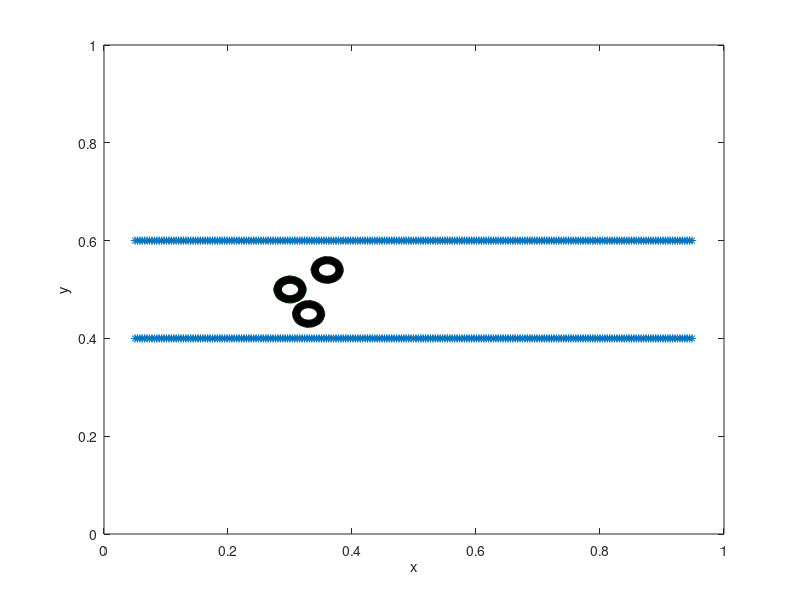

MATLAB code to generate this figure:
%-------------------------------------------------------------------------------------------------------------------%
%
% IB2d is an Immersed Boundary Code (IB) for solving fully coupled non-linear 
% 	fluid-structure interaction models. This version of the code is based off of
%	Peskin's Immersed Boundary Method Paper in Acta Numerica, 2002.
%
% Author: Nicholas A. Battista
% Email:  nick.battista@unc.edu
% Date Created: May 27th, 2015
% Institution: UNC-CH
%
% This code is capable of creating Lagrangian Structures using:
% 	1. Springs
% 	2. Beams (*torsional springs)
% 	3. Target Points
%	4. Muscle-Model (combined Force-Length-Velocity model, "HIll+(Length-Tension)")
%
% One is able to update those Lagrangian Structure parameters, e.g., spring constants, resting %%	lengths, etc
% 
% There are a number of built in Examples, mostly used for teaching purposes. 
% 
% If you would like us %to add a specific muscle model, please let Nick (nick.battista@unc.edu) know.
%
%--------------------------------------------------------------------------------------------------------------------%

%%%%%%%%%%%%%%%%%%%%%%%%%%%%%%%%%%%%%%%%%%%%%%%%%%%%%%%%%%%%%%%%%%%%%%%%%%%%%%%%%%%%%%
%
% FUNCTION: creates the CHANNEL_CHANNEL-EXAMPLE geometry and prints associated input files
%
%%%%%%%%%%%%%%%%%%%%%%%%%%%%%%%%%%%%%%%%%%%%%%%%%%%%%%%%%%%%%%%%%%%%%%%%%%%%%%%%%%%%%%

function Channel_Channel()

%
% Grid Parameters (MAKE SURE MATCHES IN input2d !!!)
%
Nx =  128;        % # of Eulerian Grid Pts. in x-Direction (MUST BE EVEN!!!)
Ny =  128;        % # of Eulerian Grid Pts. in y-Direction (MUST BE EVEN!!!)
Lx = 1.0;        % Length of Eulerian Grid in x-Direction
Ly = 1.0;        % Length of Eulerian Grid in y-Direction


% Immersed Structure Geometric / Dynamic Parameters %
ds= min(Lx/(2*Nx),Ly/(2*Ny));  % Lagrangian spacing
L = 0.9*Lx;                    % Length of Channel
w = 0.2*Ly;                    % Width of Channel
x0 = 0.3;                      % x-Center for Cylinder
y0 = 0.5;                      % y-Center for Cylinder
r = w/10;                      % Radii of Cylinder
struct_name = 'channel'; % Name for .vertex, .spring, etc files.


% Call function to construct geometry
[xLag,yLag] = give_Me_Channel_Immsersed_Boundary_Geometry(ds,L,w,Lx,Ly);
[xLag_C,yLag_C] = give_Me_Cylinder_Immsersed_Boundary_Geometry(ds,r,x0,y0);

Npts = length(xLag_C);
print('\n\n        WARNING!!!      \n');
print('# of pts in a cell: %d\n',Npts); 
print('If it is not EVEN...there will be a problem :)\n'); 
print('Change radius, r, or ds slightly to try to make it even\n\n');


% Compute Curvatures
C =  compute_Curvatures(xLag_C,yLag_C);

% Plot Geometry to test
plot(xLag(1:end/2),yLag(1:end/2),'r-'); hold on;
plot(xLag(end/2+1:end),yLag(end/2+1:end),'r-'); hold on;
plot(xLag_C,yLag_C,'r-'); hold on;


plot(xLag,yLag,'*'); hold on;
plot(xLag_C,yLag_C,'g*'); hold on;
xlabel('x'); ylabel('y');
axis([0 Lx 0 Ly]);

% Create different Bubbles
xLag_C1 = xLag_C; yLag_C1 = yLag_C;  % Bubble 1
xLag_C2 = xLag_C+3*r; yLag_C2 = yLag_C+2*r;  % Bubble 2
xLag_C3 = xLag_C+1.5*r; yLag_C3 = yLag_C-2.5*r;  % Bubble 3

% Combine Geometry Files into ONE Vector
xLag = [xLag_C1 xLag_C2 xLag_C3 xLag];
yLag = [yLag_C1 yLag_C2 yLag_C3 yLag];
first_Index = 3*length(xLag_C1)+1;

% Combine CELL Geometry files into ONE vector for springs/beams (not necessary...just easier to count)
xLag_Cells = [xLag_C1 xLag_C2 xLag_C3];
yLag_Cells = [yLag_C1 yLag_C2 yLag_C3];

plot(xLag_Cells,yLag_Cells,'k*'); hold on;

% Prints .vertex file!
print_Lagrangian_Vertices(xLag,yLag,struct_name);

% Prints .spring file!
k_Spring = 1e7; ds_Rest = sqrt( ( xLag_C(1)-xLag_C(2)  )^2 + ( yLag_C(1)-yLag_C(2)  )^2    );
print_Lagrangian_Springs(xLag_C,yLag_C,k_Spring,ds_Rest,r,struct_name);

% Prints .beam file!
k_Beam = 1e9; 
print_Lagrangian_Beams(xLag_C,yLag_C,k_Beam,C,struct_name);


% Prints .target file!
k_Target = 1e7;
print_Lagrangian_Target_Pts(xLag,k_Target,struct_name,first_Index);

%%%%%%%%%%%%%%%%%%%%%%%%%%%%%%%%%%%%%%%%%%%%%%%%%%%%%%%%%%%%%%%%%%%%%%%%
%
% FUNCTION: prints VERTEX points to a file called rubberband.vertex
%
%%%%%%%%%%%%%%%%%%%%%%%%%%%%%%%%%%%%%%%%%%%%%%%%%%%%%%%%%%%%%%%%%%%%%%%%

function print_Lagrangian_Vertices(xLag,yLag,struct_name)

    N = length(xLag);

    vertex_fid = fopen([struct_name '.vertex'], 'w');

    fprintf(vertex_fid, '%d\n', N );

    %Loops over all Lagrangian Pts.
    for s = 1:N
        X_v = xLag(s);
        Y_v = yLag(s);
        fprintf(vertex_fid, '%1.16e %1.16e\n', X_v, Y_v);
    end

    fclose(vertex_fid); 
    
%%%%%%%%%%%%%%%%%%%%%%%%%%%%%%%%%%%%%%%%%%%%%%%%%%%%%%%%%%%%%%%%%%%%%%%%
%
% FUNCTION: prints Vertex points to a file called rubberband.vertex
%
%%%%%%%%%%%%%%%%%%%%%%%%%%%%%%%%%%%%%%%%%%%%%%%%%%%%%%%%%%%%%%%%%%%%%%%%

function print_Lagrangian_Target_Pts(xLag,k_Target,struct_name,first_index)

    N = length(xLag) - first_index + 1;  % # of target points (e.g., the walls of channel)

    target_fid = fopen([struct_name '.target'], 'w');

    fprintf(target_fid, '%d\n', N );

    %Loops over all Lagrangian Pts.
    for s = 0:N-1                   % Loops over N target pts...just starts at zero bc of how first_index is defined
        fprintf(target_fid, '%d %1.16e\n', s+first_index, k_Target);
    end

    fclose(target_fid); 
    
    
    
%%%%%%%%%%%%%%%%%%%%%%%%%%%%%%%%%%%%%%%%%%%%%%%%%%%%%%%%%%%%%%%%%%%%%%%%
%
% FUNCTION: prints SPRING points to a file called rubberband.spring
%
%%%%%%%%%%%%%%%%%%%%%%%%%%%%%%%%%%%%%%%%%%%%%%%%%%%%%%%%%%%%%%%%%%%%%%%%

function print_Lagrangian_Springs(xLag,yLag,k_Spring,ds_Rest,r,struct_name)

    N = length(xLag);
    
    spring_fid = fopen([struct_name '.spring'], 'w');

    fprintf(spring_fid, '%d\n', 3*N + 3/2*N ); %N MUST BE EVEN!

    %spring_force = kappa_spring*ds/(ds^2);

    %SPRINGS BETWEEN VERTICES
    for s = 1:3*N
            if s < N         
                fprintf(spring_fid, '%d %d %1.16e %1.16e\n', s, s+1, k_Spring, ds_Rest);  
            elseif s==N
                %Case s=N
                fprintf(spring_fid, '%d %d %1.16e %1.16e\n', s, 1,   k_Spring, ds_Rest);  
            elseif ( ( s>N ) && ( s<2*N ) )
                fprintf(spring_fid, '%d %d %1.16e %1.16e\n', s, s+1, k_Spring, ds_Rest);  
            elseif s==2*N
                fprintf(spring_fid, '%d %d %1.16e %1.16e\n', s, N+1,   k_Spring, ds_Rest); 
            elseif ( ( s>2*N ) && ( s<3*N ) )
                fprintf(spring_fid, '%d %d %1.16e %1.16e\n', s, s+1, k_Spring, ds_Rest);  
            elseif s==3*N
                fprintf(spring_fid, '%d %d %1.16e %1.16e\n', s, 2*N+1,   k_Spring, ds_Rest); 
            end
    end
    
    for s=1:N/2
        fprintf(spring_fid, '%d %d %1.16e %1.16e\n', s, s+N/2, k_Spring/100, 2*r);  
    end
    for s=1:N/2
        fprintf(spring_fid, '%d %d %1.16e %1.16e\n', N+s, N + s+N/2, k_Spring/100, 2*r);  
    end
    for s=1:N/2
        fprintf(spring_fid, '%d %d %1.16e %1.16e\n', 2*N+s, 2*N + s+N/2, k_Spring/100, 2*r);  
    end
    fclose(spring_fid); 
    
    
    
%%%%%%%%%%%%%%%%%%%%%%%%%%%%%%%%%%%%%%%%%%%%%%%%%%%%%%%%%%%%%%%%%%%%%%%%%%%%%%%%%%%%%
%
% FUNCTION: prints BEAM (Torsional Spring) points to a file called rubberband.beam
%
%%%%%%%%%%%%%%%%%%%%%%%%%%%%%%%%%%%%%%%%%%%%%%%%%%%%%%%%%%%%%%%%%%%%%%%%%%%%%%%%%%%%%

function print_Lagrangian_Beams(xLag,yLag,k_Beam,C,struct_name)

    % k_Beam: beam stiffness
    % C: beam curvature
    
    N = length(xLag); % NOTE: Total number of beams = Number of Total Lag Pts. - 2

    beam_fid = fopen([struct_name '.beam'], 'w');

    fprintf(beam_fid, '%d\n', 3*N );

    %spring_force = kappa_spring*ds/(ds^2);

    %BEAMS BETWEEN VERTICES
    for s = 1:N
            if s==1 
                fprintf(beam_fid, '%d %d %d %1.16e %1.16e\n',N, s, s+1,   k_Beam, C(s) );  
            elseif  s <= N-1         
                fprintf(beam_fid, '%d %d %d %1.16e %1.16e\n',s-1, s, s+1, k_Beam, C(s) );  
            elseif s==N
                fprintf(beam_fid, '%d %d %d %1.16e %1.16e\n',s-1, s, 1,   k_Beam, C(s) );
            end
    end
    
    for s = N+1:2*N
            if s==N+1 
                fprintf(beam_fid, '%d %d %d %1.16e %1.16e\n',2*N, s, s+1,   k_Beam, C(s-N) );  
            elseif  s <= 2*N-1         
                fprintf(beam_fid, '%d %d %d %1.16e %1.16e\n',s-1, s, s+1, k_Beam, C(s-N) );  
            elseif s==2*N
                fprintf(beam_fid, '%d %d %d %1.16e %1.16e\n',s-1, s, N+1,   k_Beam, C(s-N) );
            end
    end
    
    for s = 2*N+1:3*N
            if s==2*N+1 
                fprintf(beam_fid, '%d %d %d %1.16e %1.16e\n',3*N, s, s+1,   k_Beam, C(s-2*N) );  
            elseif  s <= 3*N-1         
                fprintf(beam_fid, '%d %d %d %1.16e %1.16e\n',s-1, s, s+1, k_Beam, C(s-2*N) );  
            elseif s==3*N
                fprintf(beam_fid, '%d %d %d %1.16e %1.16e\n',s-1, s, 2*N+1,   k_Beam, C(s-2*N) );
            end
    end
    fclose(beam_fid); 
    
    
%%%%%%%%%%%%%%%%%%%%%%%%%%%%%%%%%%%%%%%%%%%%%%%%%%%%%%%%%%%%%%%%%%%%%%%%
%
% FUNCTION: computes "curvature" of ellipse
% 
% NOTE: not curvature in the traditional geometric sense, in the 'discrete'
% sense through cross product.
%
%%%%%%%%%%%%%%%%%%%%%%%%%%%%%%%%%%%%%%%%%%%%%%%%%%%%%%%%%%%%%%%%%%%%%%%%

function C = compute_Curvatures(xLag,yLag)

%a-x component (rmin)
%b-y component (rmax)
%C = ab / ( sqrt( a^2*sin(t)^2 + b^2*cos(t)^2  )  )^3

N = length(xLag);
C = zeros( N );

%Note: needs to be done same order as you print .beam file!
for i=1:N
   
   % Pts Xp -> Xq -> Xr (same as beam force calc.)
   
   if ( (i > 1) && (i < N) )
   
        Xp = xLag(i-1); Xq = xLag(i); Xr = xLag(i+1);
        Yp = yLag(i-1); Yq = yLag(i); Yr = yLag(i+1);
   
   elseif (i==1)
       
        Xp = xLag(N); Xq = xLag(i); Xr = xLag(i+1);
        Yp = yLag(N); Yq = yLag(i); Yr = yLag(i+1);
       
   elseif (i==N)
       
        Xp = xLag(N-1); Xq = xLag(N); Xr = xLag(1);
        Yp = yLag(N-1); Yq = yLag(N); Yr = yLag(1);
       
   end
       
   C(i) = (Xr-Xq)*(Yq-Yp) - (Yr-Yq)*(Xq-Xp); %Cross product btwn vectors
      
end


    
    
    

%%%%%%%%%%%%%%%%%%%%%%%%%%%%%%%%%%%%%%%%%%%%%%%%%%%%%%%%%%%%%%%%%%%%%%%%
%
% FUNCTION: creates the Lagrangian structure geometry for channel
%
%%%%%%%%%%%%%%%%%%%%%%%%%%%%%%%%%%%%%%%%%%%%%%%%%%%%%%%%%%%%%%%%%%%%%%%%

function [xLag,yLag] = give_Me_Channel_Immsersed_Boundary_Geometry(ds,L,w,Lx,Ly)

% The immsersed structure is a channel %
x = (Lx-L)/2:ds:(L+(Lx-L)/2);  %xPts
yBot = (Ly-w)/2;               %yVal for bottom of Channel
yTop = Ly - (Ly-w)/2;          %yVal for top of Channel

xLag = [x x];
yLag = [yBot*ones(1,length(x)) yTop*ones(1,length(x))];

%%%%%%%%%%%%%%%%%%%%%%%%%%%%%%%%%%%%%%%%%%%%%%%%%%%%%%%%%%%%%%%%%%%%%%%%
%
% FUNCTION: creates the Lagrangian structure geometry for cylinder
%
%%%%%%%%%%%%%%%%%%%%%%%%%%%%%%%%%%%%%%%%%%%%%%%%%%%%%%%%%%%%%%%%%%%%%%%%

function [xLag,yLag] = give_Me_Cylinder_Immsersed_Boundary_Geometry(ds,r,x0,y0)

% The immsersed structure is a cylinder %

dtheta = ds/ (2.1*r);
theta = 0; i=1;
while theta < 2*pi
   xLag(i) = x0 - r*cos(theta);
   yLag(i) = y0 - r*sin(theta);
   theta = theta + dtheta;
   i=i+1;
end

   
  
